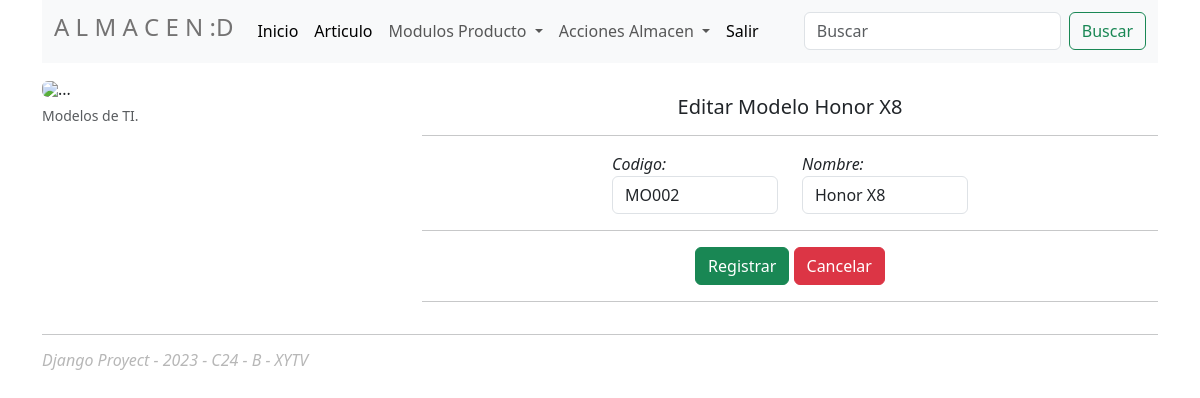
/modelo/edicionmodelo/MO002, run on an earlier commit of the app's database.
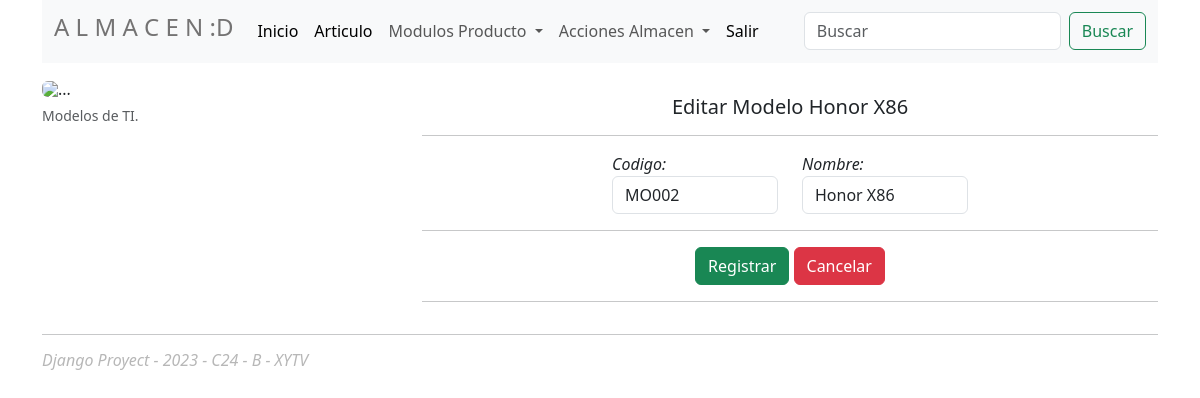
And on a later commit of the database.
### Almacen/models.py (models this page shows, shortened)
class Modelo(models.Model):
    codigo=models.CharField(primary_key=True, max_length=6)
    nombre=models.CharField(max_length=60)

### Almacen/views.py (the view)
# urls.py: path('modelo/edicionmodelo/<codigo>',views.edicionmodelo),
def edicionmodelo(request, codigo):
    modelo = Modelo.objects.get(codigo = codigo)
    context = {"modelo":modelo}
    return render(request, template_edit_modelo,context)

### Almacen/templates/articulo/modelo/edit_modelo.html (shortened to what this page needs)
{% extends 'base/index.html' %}
{% block content %}
<div class="row pt-3">
    <div class="col-4">
        <figure class="figure">
            <img src="https://static.vecteezy.com/system/resources/previews/002/903/037/non_2x/computer-brand-logos-international-technology-editorial-icons-collection-free-vector.jpg"
                class="figure-img img-fluid rounded" alt="...">
            <figcaption class="figure-caption text-end">Modelos de TI.</figcaption>
        </figure>
    </div>
    <div class="col-8 pt-3">
        <h5 class=" text-center">Editar Modelo {{modelo.nombre}}</h5>
        <hr>
        <form action="/modelo/updatemodelo/{{modelo.codigo}}" method="post">
            <div class="row">
                <div class="col"></div>
                <div class="col">
                    <div>
                        <label><em>Codigo:</em></label>
                        <input type="text" readonly value="{{modelo.codigo}}" name="txtCodigo" class="form-control">
                    </div>
                </div>
                <div class="col">
                    <div>
                        <label><em>Nombre:</em></label>
                        <input type="text" value="{{modelo.nombre}}" name="txtNombre" class="form-control">
                    </div>
                </div>
                <div class="col"></div>
            </div>
            <hr>
            <div class="text-center d-grid gap-2 d-md-block">
                <button class="btn btn-success" type="submit">Registrar</button>
                <button class="btn btn-danger" type="reset">Cancelar</button>
            </div>
            <hr>
        </form>
    </div>
</div>
{% endblock %}

What changed in the data, as far as the page shows it:
changed Modelo "MO002": nombre "Honor X8" → "Honor X86"; txtNombre "Honor X8" → "Honor X86"
